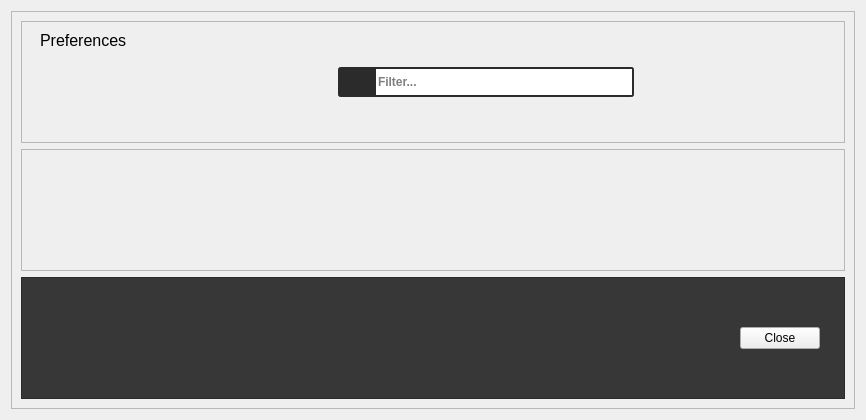
<?xml version="1.0" encoding="UTF-8"?>
<ui version="4.0">
 <class>PreferenceForm</class>
 <widget class="QWidget" name="PreferenceForm">
  <property name="geometry">
   <rect>
    <x>0</x>
    <y>0</y>
    <width>866</width>
    <height>420</height>
   </rect>
  </property>
  <property name="windowTitle">
   <string>Preferences</string>
  </property>
  <property name="styleSheet">
   <string notr="true">PrefFrame {
    background-color: rgb(68, 68, 68);
    color: rgb(200, 200, 200);
    selection-background-color: rgb(126, 126, 126);
    selection-color: rgb(250, 250, 250);
    outline: 0;
}</string>
  </property>
  <layout class="QVBoxLayout" name="verticalLayout_3">
   <property name="spacing">
    <number>6</number>
   </property>
   <item>
    <widget class="QFrame" name="PrefFrame">
     <property name="styleSheet">
      <string notr="true"/>
     </property>
     <property name="frameShape">
      <enum>QFrame::StyledPanel</enum>
     </property>
     <property name="frameShadow">
      <enum>QFrame::Raised</enum>
     </property>
     <layout class="QVBoxLayout" name="verticalLayout_2">
      <item>
       <widget class="QFrame" name="title_frame">
        <property name="frameShape">
         <enum>QFrame::StyledPanel</enum>
        </property>
        <property name="frameShadow">
         <enum>QFrame::Raised</enum>
        </property>
        <layout class="QHBoxLayout" name="horizontalLayout_3">
         <property name="spacing">
          <number>18</number>
         </property>
         <property name="leftMargin">
          <number>18</number>
         </property>
         <property name="rightMargin">
          <number>18</number>
         </property>
         <item>
          <widget class="QLabel" name="titleLabel">
           <property name="font">
            <font>
             <pointsize>12</pointsize>
             <bold>false</bold>
            </font>
           </property>
           <property name="text">
            <string>Preferences</string>
           </property>
           <property name="alignment">
            <set>Qt::AlignLeading|Qt::AlignLeft|Qt::AlignTop</set>
           </property>
          </widget>
         </item>
         <item>
          <spacer name="horizontalSpacer_3">
           <property name="orientation">
            <enum>Qt::Horizontal</enum>
           </property>
           <property name="sizeHint" stdset="0">
            <size>
             <width>40</width>
             <height>20</height>
            </size>
           </property>
          </spacer>
         </item>
         <item>
          <widget class="QFrame" name="searchFrame">
           <property name="sizePolicy">
            <sizepolicy hsizetype="Fixed" vsizetype="Fixed">
             <horstretch>0</horstretch>
             <verstretch>0</verstretch>
            </sizepolicy>
           </property>
           <property name="styleSheet">
            <string notr="true">QFrame {
    border: 2px solid rgb(43, 43, 43);
    background-color: rgb(43, 43, 43);
    border-radius: 3px;
}
QFrame:hover {
    border: 2px solid rgb(150, 146, 137);
}</string>
           </property>
           <property name="frameShape">
            <enum>QFrame::StyledPanel</enum>
           </property>
           <property name="frameShadow">
            <enum>QFrame::Plain</enum>
           </property>
           <layout class="QHBoxLayout" name="horizontalLayout">
            <property name="spacing">
             <number>0</number>
            </property>
            <property name="leftMargin">
             <number>0</number>
            </property>
            <property name="topMargin">
             <number>0</number>
            </property>
            <property name="rightMargin">
             <number>0</number>
            </property>
            <property name="bottomMargin">
             <number>0</number>
            </property>
            <item>
             <widget class="QPushButton" name="searchButton">
              <property name="styleSheet">
               <string notr="true">QPushButton {
    background-color: rgb(43, 43, 43);
    padding: 2px;
	border: none;
}</string>
              </property>
              <property name="text">
               <string/>
              </property>
              <property name="icon">
               <iconset resource="../../resources.qrc">
                <normaloff>:/resources/general/searchLight.svg</normaloff>:/resources/general/searchLight.svg</iconset>
              </property>
              <property name="iconSize">
               <size>
                <width>20</width>
                <height>20</height>
               </size>
              </property>
              <property name="flat">
               <bool>false</bool>
              </property>
             </widget>
            </item>
            <item>
             <widget class="QLineEdit" name="searchBox">
              <property name="sizePolicy">
               <sizepolicy hsizetype="Expanding" vsizetype="Fixed">
                <horstretch>0</horstretch>
                <verstretch>0</verstretch>
               </sizepolicy>
              </property>
              <property name="minimumSize">
               <size>
                <width>256</width>
                <height>26</height>
               </size>
              </property>
              <property name="font">
               <font>
                <bold>true</bold>
               </font>
              </property>
              <property name="frame">
               <bool>false</bool>
              </property>
              <property name="placeholderText">
               <string>Filter...</string>
              </property>
              <property name="clearButtonEnabled">
               <bool>true</bool>
              </property>
             </widget>
            </item>
           </layout>
          </widget>
         </item>
         <item>
          <spacer name="horizontalSpacer_2">
           <property name="orientation">
            <enum>Qt::Horizontal</enum>
           </property>
           <property name="sizeHint" stdset="0">
            <size>
             <width>40</width>
             <height>20</height>
            </size>
           </property>
          </spacer>
         </item>
        </layout>
       </widget>
      </item>
      <item>
       <widget class="QFrame" name="content_frame">
        <property name="styleSheet">
         <string notr="true"/>
        </property>
        <property name="frameShape">
         <enum>QFrame::StyledPanel</enum>
        </property>
        <property name="frameShadow">
         <enum>QFrame::Raised</enum>
        </property>
        <layout class="QVBoxLayout" name="verticalLayout">
         <property name="spacing">
          <number>3</number>
         </property>
         <property name="leftMargin">
          <number>3</number>
         </property>
         <property name="topMargin">
          <number>3</number>
         </property>
         <property name="rightMargin">
          <number>3</number>
         </property>
         <property name="bottomMargin">
          <number>3</number>
         </property>
        </layout>
       </widget>
      </item>
      <item>
       <widget class="QFrame" name="buttons_frame">
        <property name="styleSheet">
         <string notr="true">QFrame {
    background-color: rgb(55, 55, 55);
}</string>
        </property>
        <property name="frameShape">
         <enum>QFrame::StyledPanel</enum>
        </property>
        <property name="frameShadow">
         <enum>QFrame::Raised</enum>
        </property>
        <layout class="QHBoxLayout" name="horizontalLayout_2">
         <property name="leftMargin">
          <number>18</number>
         </property>
         <property name="topMargin">
          <number>6</number>
         </property>
         <property name="rightMargin">
          <number>18</number>
         </property>
         <property name="bottomMargin">
          <number>6</number>
         </property>
         <item>
          <spacer name="horizontalSpacer">
           <property name="orientation">
            <enum>Qt::Horizontal</enum>
           </property>
           <property name="sizeHint" stdset="0">
            <size>
             <width>40</width>
             <height>20</height>
            </size>
           </property>
          </spacer>
         </item>
         <item>
          <layout class="QHBoxLayout" name="horizontalLayout_4">
           <property name="spacing">
            <number>9</number>
           </property>
           <property name="leftMargin">
            <number>6</number>
           </property>
           <property name="topMargin">
            <number>6</number>
           </property>
           <property name="rightMargin">
            <number>6</number>
           </property>
           <property name="bottomMargin">
            <number>6</number>
           </property>
           <item>
            <widget class="QPushButton" name="cancelButton">
             <property name="text">
              <string>Close</string>
             </property>
            </widget>
           </item>
          </layout>
         </item>
        </layout>
       </widget>
      </item>
     </layout>
    </widget>
   </item>
  </layout>
 </widget>
 <resources>
  <include location="../../resources.qrc"/>
  <include location="../../Lib/resources.qrc"/>
 </resources>
 <connections>
  <connection>
   <sender>cancelButton</sender>
   <signal>clicked()</signal>
   <receiver>PreferenceForm</receiver>
   <slot>close()</slot>
   <hints>
    <hint type="sourcelabel">
     <x>783</x>
     <y>386</y>
    </hint>
    <hint type="destinationlabel">
     <x>426</x>
     <y>209</y>
    </hint>
   </hints>
  </connection>
 </connections>
</ui>
